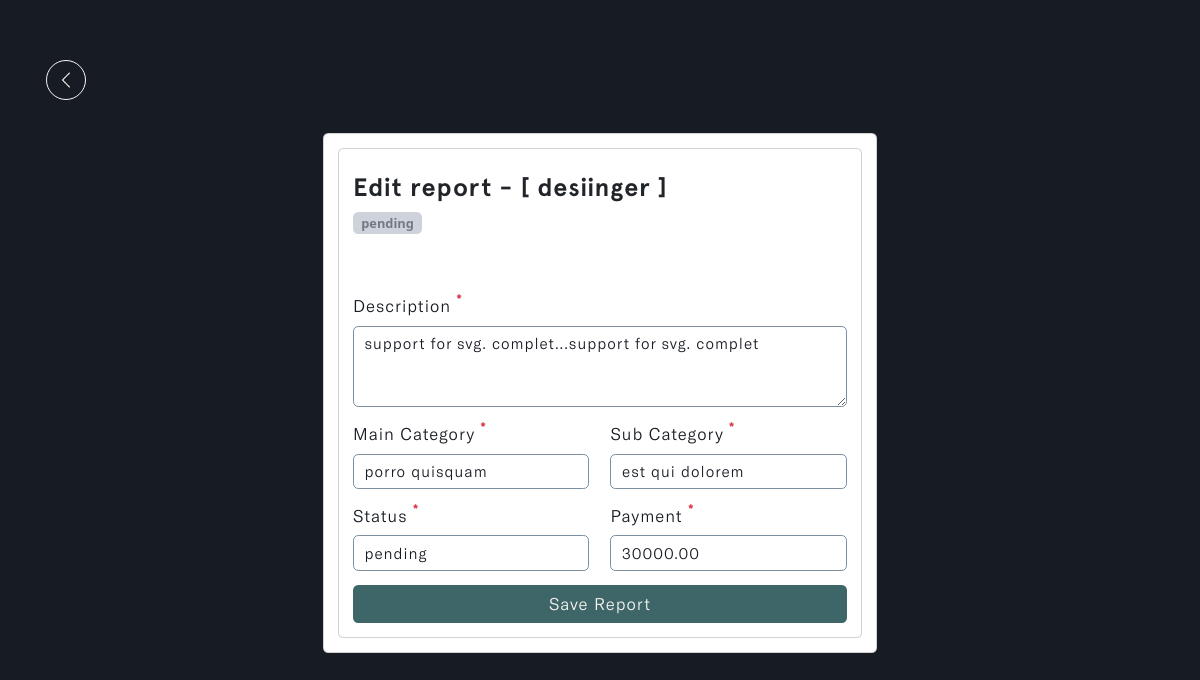
/accountant/edit-report/fd02d0f16dfa493fb35943e085eecddb (signed in), run on an earlier commit of the app's database.
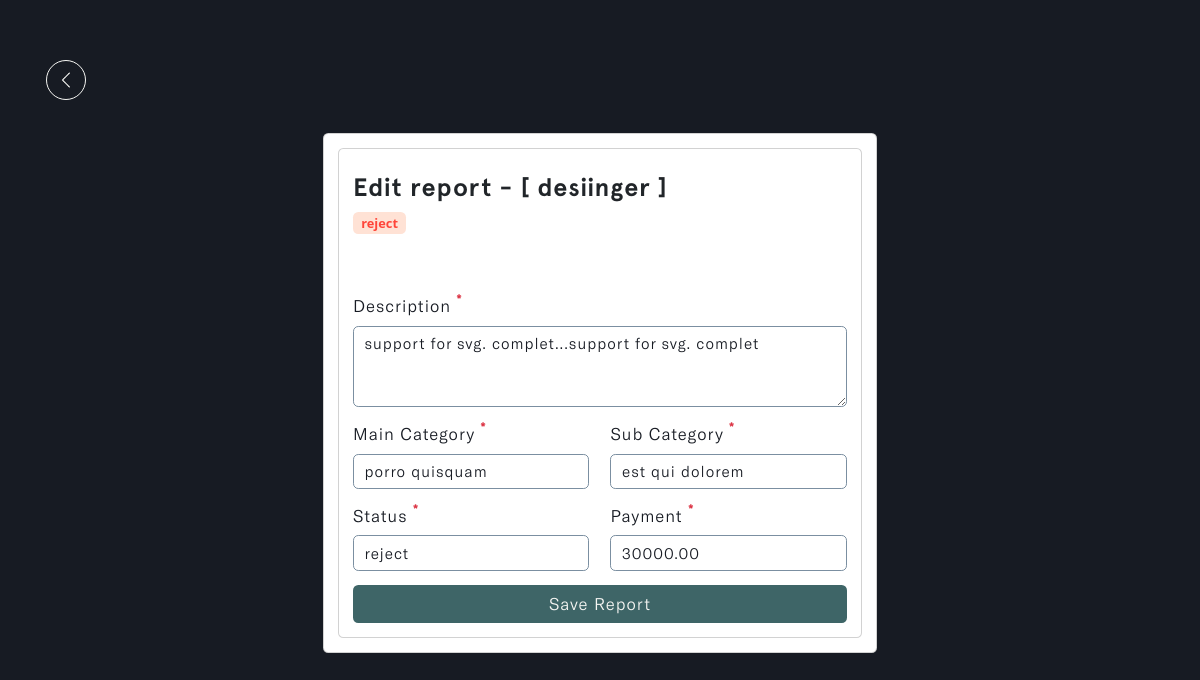
And on a later commit of the database.
### reports/models.py (models this page shows, shortened)
class Report(models.Model):
    STATUS = (
        ('pending', 'pending'),
        ('correction', 'correction'),
        ('approve', 'approve'),
        ('reject', 'reject')
    )
    account_owner = models.ForeignKey(Profile, on_delete=models.CASCADE, null=True, db_index=True)
    description = models.TextField(null=True, blank=True, db_index=True)
    main_category = models.CharField(max_length=255, null=True, blank=True, db_index=True)
    sub_category = models.CharField(max_length=255, null=True, blank=True, db_index=True)
    status = models.CharField(max_length=255, default="pending", null=True, blank=True, choices=STATUS, db_index=True)
    payment = models.DecimalField(max_digits=10, decimal_places=2, null=True, blank=True, db_index=True)
    updated_time_stamp = models.DateTimeField(auto_now=True, db_index=True)
    created_time_stamp = models.DateTimeField(auto_now_add=True, db_index=True)
    id = models.UUIDField(default=uuid.uuid4, primary_key=True, unique=True, editable=False)
    class Meta:
        ordering = ['-updated_time_stamp']

### accounts/models.py (models this page shows)
class Profile(models.Model):
    user = models.OneToOneField(settings.AUTH_USER_MODEL, on_delete=models.CASCADE, blank=True, null=True)
    name = models.CharField(max_length=255, unique=True)
    username = models.CharField(max_length=255, unique=True, blank=True, null=True)
    email = models.EmailField(max_length=255, unique=True)
    updated_time_stamp = models.DateTimeField(auto_now=True)
    created_time_stamp = models.DateTimeField(auto_now_add=True)
    id = models.UUIDField(default=uuid.uuid4, primary_key=True, unique=True, editable=False)
    def __str__(self):
        return self.username

### accountant/views.py (the view, shortened to what this page needs)
# urls.py: path('edit-report/<str:pk>', views.edit_report, name='edit-report'),
@login_required(login_url='login')
def edit_report(request, pk):
    user = request.user.profile
    report = user.report_set.get(id=pk)
    form = ReportEditForm(instance=report)
    context = {'form': form, 'report': report}
    return render(request, 'edit-reports.html', context)

### reports/forms.py
class ReportEditForm(ModelForm):
    class Meta:
        model = Report
        fields = ['description', 'main_category', 'sub_category', 'payment', 'status']
        exculde = ['account_owner', 'updated_time_stamp', 'created_time_stamp', 'id']
        widgets = {
            'description': forms.Textarea(attrs={'placeholder': 'enter descriptiony here...', 'rows': 3, 'cols': 40}),
            'main_category': forms.TextInput(attrs={'placeholder': 'enter main category...'}),
            'sub_category': forms.TextInput(attrs={'placeholder': 'enter sub category...'}),
        }
    def __init__(self, *args, **kwargs):
        super(ReportEditForm, self).__init__(*args, **kwargs)
        for name, fields in self.fields.items():
            fields.widget.attrs.update({'class': 'input form-control'})

### templates/edit-reports.html (shortened to what the changed rows need)
{% load static %}
{% load widget_tweaks %}
<!DOCTYPE html>
<html lang="en" class="js has-scroll-init has-scroll-smooth">
  <head>
    <link rel="stylesheet" href="{% static '/css/bootstrap.min.css' %}" />
    <link rel="stylesheet" href="{% static '/css/edit-reports.css' %}" />
  </head>
  <body
    id="pageTop"
    class="page-content"
    data-spy="scroll"
    data-target="#mainNav"
  >
    <main>
      <div data-scroll class="page page--layout-2" id="main">
        <div id="hero">
          <div class="container-fluid">
            <div class="hero-intro">
              <div class="card d-flex mx-auto" id="edit_card">
                <div class="card-body">
                  <div class="card">
                    <div class="card-body">
                      <h5>
                        Edit report - [
                        {{report.account_owner}} ]
                      </h5>
                      {% if report.status == 'pending' %}
                      <span class="badge pending">pending</span>
                      {% elif report.status == 'reject' %}
                      <span class="badge reject">reject</span>
                      {% elif report.status == 'correction' %}
                      <span class="badge correction">correction</span>
                      {% else %}
                      <span class="badge approve">approve</span>
                      {% endif %}
                      <form method="post">
                        <div class="row">
                          <div class="col-md-12">
                            <div class="mb-3">
                              <label
                                for="exampleFormControlInput1"
                                class="form-label"
                                >Description
                                <sup class="text-danger fw-bold fs-6"
                                  >*</sup
                                ></label
                              >
                              {{form.description}}
                            </div>
                          </div>
                          <div class="col-md-6">
                            <div class="mb-3">
                              <label
                                for="exampleMainCategory"
                                class="form-label"
                                >Main Category
                                <sup class="text-danger fw-bold fs-6"
                                  >*</sup
                                ></label
                              >
                              {{form.main_category}}
                            </div>
                          </div>
                          <div class="col-md-6">
                            <div class="mb-3">
                              <label for="exampleSubCategory" class="form-label"
                                >Sub Category
                                <sup class="text-danger fw-bold fs-6"
                                  >*</sup
                                ></label
                              >
                              {{form.sub_category}}
                            </div>
                          </div>
                          <div class="col-md-6">
                            <div class="mb-3">
                              <label for="exampleStatus" class="form-label"
                                >Status
                                <sup class="text-danger fw-bold fs-6"
                                  >*</sup
                                ></label
                              >
                              {% if request.user.role == 'accountant' %}
                              {{form.status|add_class:"hide_status"}}
                              {% else %}
                              {{form.status}}
                              {% endif %}
                            </div>
                          </div>
                          <div class="col-md-6">
                            <div class="mb-3">
                              <label for="examplePayment" class="form-label"
                                >Payment
                                <sup class="text-danger fw-bold fs-6"
                                  >*</sup
                                ></label
                              >
                              {{form.payment}}
                            </div>
                          </div>
                        </div>
                        <div class="d-grid gap-2">
                        </div>
                      </form>
                    </div>
                  </div>
                </div>
              </div>
            </div>
          </div>
        </div>
      </div>
    </main>
  </body>
</html>

What changed in the data, as far as the page shows it:
changed Report "support for svg. complet...support for svg. complet": status "pending" → "reject"
Also different on the page:
text no longer shown: "pending"
text now shown: "reject"
